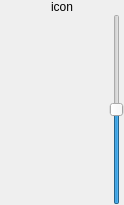
<ui version="4.0" >
 <class>EqSlider</class>
 <widget class="QWidget" name="EqSlider" >
  <property name="geometry" >
   <rect>
    <x>0</x>
    <y>0</y>
    <width>124</width>
    <height>205</height>
   </rect>
  </property>
  <property name="windowIcon" >
   <iconset/>
  </property>
  <layout class="QVBoxLayout" >
   <property name="margin" >
    <number>0</number>
   </property>
   <property name="spacing" >
    <number>0</number>
   </property>
   <item>
    <widget class="QLabel" name="_icon" >
     <property name="text" >
      <string>icon</string>
     </property>
     <property name="alignment" >
      <set>Qt::AlignCenter</set>
     </property>
     <property name="wordWrap" >
      <bool>false</bool>
     </property>
    </widget>
   </item>
   <item>
    <layout class="QHBoxLayout" >
     <property name="margin" >
      <number>0</number>
     </property>
     <property name="spacing" >
      <number>0</number>
     </property>
     <item>
      <widget class="VerticalText" native="1" name="_label" >
       <property name="sizePolicy" >
        <sizepolicy>
         <hsizetype>1</hsizetype>
         <vsizetype>1</vsizetype>
         <horstretch>0</horstretch>
         <verstretch>0</verstretch>
        </sizepolicy>
       </property>
      </widget>
     </item>
     <item>
      <widget class="QSlider" name="_slider" >
       <property name="minimum" >
        <number>-100</number>
       </property>
       <property name="maximum" >
        <number>100</number>
       </property>
       <property name="orientation" >
        <enum>Qt::Vertical</enum>
       </property>
      </widget>
     </item>
    </layout>
   </item>
  </layout>
 </widget>
 <layoutdefault spacing="0" margin="0" />
 <customwidgets>
  <customwidget>
   <class>VerticalText</class>
   <extends>QWidget</extends>
   <header>verticaltext.h</header>
  </customwidget>
 </customwidgets>
 <includes>
  <include location="local" >verticaltext.h</include>
 </includes>
 <resources/>
 <connections/>
</ui>
